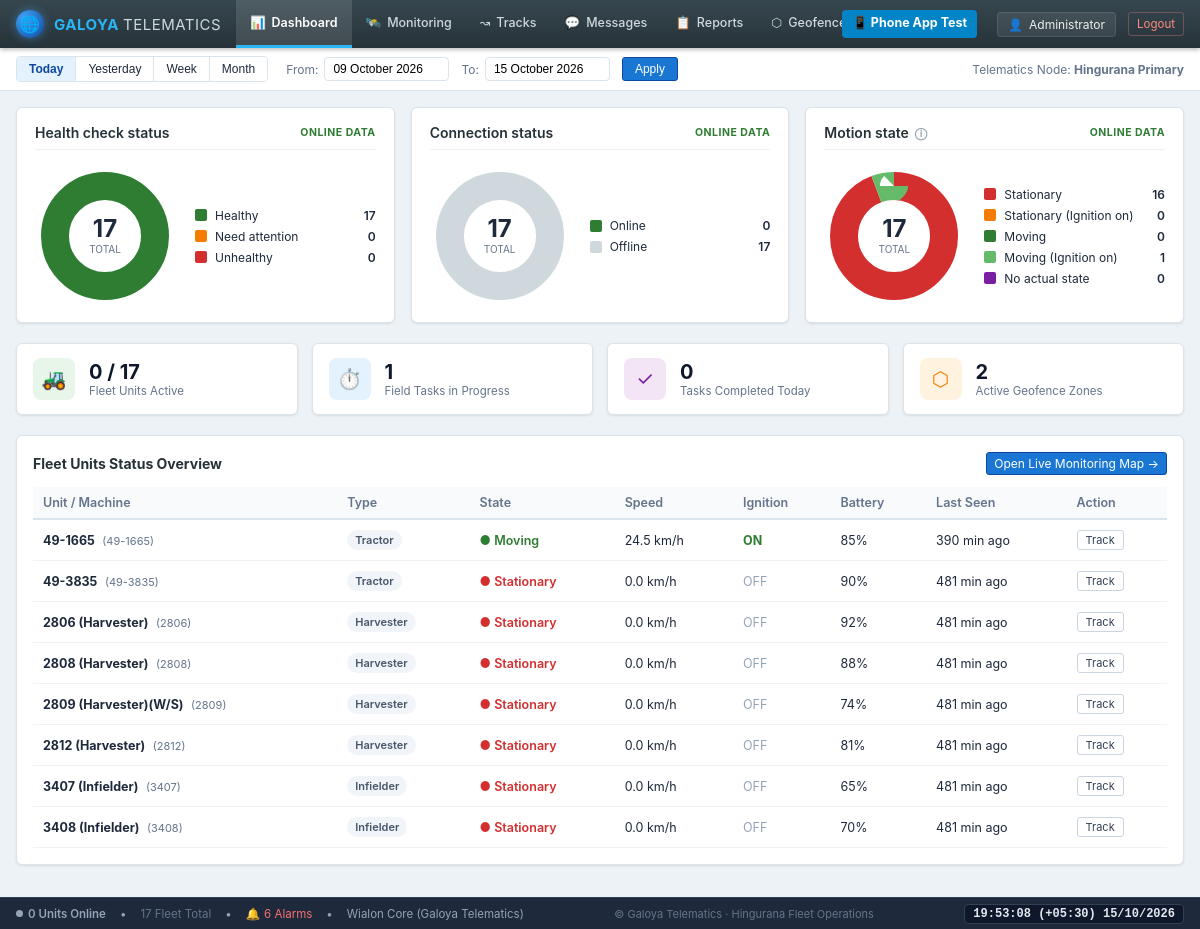
The page /backend/admin/dashboard.php (signed in) on the database its author committed.
### tables this page shows
CREATE TABLE IF NOT EXISTS `users` (
  `id` int(11) NOT NULL AUTO_INCREMENT,
  `name` varchar(120) NOT NULL,
  `code` varchar(50) DEFAULT NULL,
  `unit_type` enum('staff','tractor','harvester','infielder','vehicle','excavator') NOT NULL DEFAULT 'staff',
  `operation_mode` enum('light','standard','custom') NOT NULL DEFAULT 'standard',
  `phone` varchar(30) NOT NULL,
  `password_hash` varchar(255) NOT NULL,
  `role` enum('admin','staff') NOT NULL DEFAULT 'staff',
  `active` tinyint(1) NOT NULL DEFAULT 1,
  `on_duty` tinyint(1) NOT NULL DEFAULT 0,
  `last_lat` decimal(10,7) DEFAULT NULL,
  `last_lng` decimal(10,7) DEFAULT NULL,
  `last_battery` tinyint(4) DEFAULT NULL,
  `speed` float NOT NULL DEFAULT 0,
  `ignition` tinyint(1) NOT NULL DEFAULT 0,
  `motion_state` enum('moving','stationary','idle','offline') NOT NULL DEFAULT 'offline',
  `sos_active` tinyint(1) NOT NULL DEFAULT 0,
  `last_seen` datetime DEFAULT NULL,
  `created_at` datetime NOT NULL DEFAULT current_timestamp(),
  `device_type` varchar(100) NOT NULL DEFAULT 'Teltonika FMB125',
  `server_address` varchar(150) NOT NULL DEFAULT 'nl.gpsgsm.org:21448',
  `unique_id` varchar(100) DEFAULT NULL,
  `icon_key` varchar(50) NOT NULL DEFAULT 'tractor_blue',
  `mileage_val` float NOT NULL DEFAULT 0,
  `engine_hours_val` float NOT NULL DEFAULT 0,
  `gprs_traffic_val` int(11) NOT NULL DEFAULT 0,
  `consumption_rate` float NOT NULL DEFAULT 10,
  `speed_limit` int(11) NOT NULL DEFAULT 60,
  `sensors_json` longtext DEFAULT NULL,
  `properties_json` longtext DEFAULT NULL,
  PRIMARY KEY (`id`),
  UNIQUE KEY `phone` (`phone`)
);

### backend/admin/dashboard.php (the view, shortened to what the rows shown need)
<?php
require __DIR__ . '/_common.php';
$all_units = q("SELECT id, name, code, unit_type, motion_state, speed, ignition, last_battery, last_lat, last_seen,
                TIMESTAMPDIFF(MINUTE, last_seen, NOW()) mins_ago
                FROM users WHERE role='staff' AND active=1")->fetchAll();
layout_start('Dashboard', 'dashboard.php');
?>
<div class="w-dashboard">
  <div class="w-card">
    <table class="w-table">
      <thead>
        <tr>
          <th>Unit / Machine</th>
          <th>Type</th>
          <th>State</th>
          <th>Speed</th>
          <th>Ignition</th>
          <th>Battery</th>
          <th>Last Seen</th>
          <th>Action</th>
        </tr>
      </thead>
      <tbody>
        <?php foreach (array_slice($all_units, 0, 8) as $u): ?>
          <tr>
            <td>
              <strong><?= h($u['name']) ?></strong>
              <?php if (!empty($u['code'])): ?>
                <span style="color:#64748b;font-size:11px;margin-left:4px">(<?= h($u['code']) ?>)</span>
              <?php endif; ?>
            </td>
            <td><span class="w-badge" style="background:#f1f5f9;color:#475569"><?= ucfirst(h($u['unit_type'])) ?></span></td>
            <td>
              <?php if ($u['motion_state'] === 'moving'): ?>
                <span style="color:#2e7d32;font-weight:600">● Moving</span>
              <?php elseif ($u['motion_state'] === 'stationary'): ?>
                <span style="color:#d32f2f;font-weight:600">● Stationary</span>
              <?php elseif ($u['motion_state'] === 'idle'): ?>
                <span style="color:#f57c00;font-weight:600">● Idle (Engine on)</span>
              <?php else: ?>
                <span style="color:#94a3b8">● Offline</span>
              <?php endif; ?>
            </td>
            <td><?= number_format((float)$u['speed'], 1) ?> km/h</td>
            <td>
              <?php if ($u['ignition']): ?>
                <span style="color:#2e7d32;font-weight:bold">ON</span>
              <?php else: ?>
                <span style="color:#94a3b8">OFF</span>
              <?php endif; ?>
            </td>
            <td><?= $u['last_battery'] !== null ? $u['last_battery'] . '%' : '–' ?></td>
            <td><?= $u['mins_ago'] === null ? 'Never' : ((int)$u['mins_ago'] < 1 ? 'Just now' : (int)$u['mins_ago'] . ' min ago') ?></td>
            <td>
              <a href="history.php?user=<?= $u['id'] ?>" class="w-icon-btn" style="padding:2px 8px;font-size:11px">Track</a>
            </td>
          </tr>
        <?php endforeach; ?>
      </tbody>
    </table>
  </div>
</div>
<?php layout_end(); ?>

### backend/admin/_common.php (shortened to what the rows shown need)
<?php
require_once __DIR__ . '/../bootstrap.php';
function admin(): ?array {
    return q("SELECT * FROM users WHERE id=? AND role='admin' AND active=1", [$_SESSION['admin_id']])->fetch() ?: null;
}
function require_admin(): array {
    $a = admin();
    return $a;
}
function layout_start(string $title, string $active, bool $map = false): void {
    $a = require_admin();
    ?><!doctype html>
<html lang="en">
<head>
  <link rel="stylesheet" href="assets/style.css">
</head>
<body>
  <header class="w-topbar">
    <div class="w-user">
      <div class="user-badge">
        <span>👤</span>
        <span><?= h($a['name'] ?? 'galoyap.admin') ?></span>
      </div>
    </div>
  </header>
  <main class="w-content">
<?php
}
function layout_end(): void {
    ?>
  </main>
</body>
</html>
<?php
}

### rows shown on the page
users: name "Administrator"
users: name "49-1665", code "49-1665", unit_type "Tractor", motion_state "● Moving", speed "24.5", ignition "ON", last_battery "85", mins_ago "390"
users: name "49-3835", code "49-3835", unit_type "Tractor", motion_state "● Stationary", speed "0.0", ignition "OFF", last_battery "90", mins_ago "481"
users: name "2806 (Harvester)", code "2806", unit_type "Harvester", motion_state "● Stationary", speed "0.0", ignition "OFF", last_battery "92", mins_ago "481"
users: name "2808 (Harvester)", code "2808", unit_type "Harvester", motion_state "● Stationary", speed "0.0", ignition "OFF", last_battery "88", mins_ago "481"
users: name "2809 (Harvester)(W/S)", code "2809", unit_type "Harvester", motion_state "● Stationary", speed "0.0", ignition "OFF", last_battery "74", mins_ago "481"
users: name "2812 (Harvester)", code "2812", unit_type "Harvester", motion_state "● Stationary", speed "0.0", ignition "OFF", last_battery "81", mins_ago "481"
users: name "3407 (Infielder)", code "3407", unit_type "Infielder", motion_state "● Stationary", speed "0.0", ignition "OFF", last_battery "65", mins_ago "481"
users: name "3408 (Infielder)", code "3408", unit_type "Infielder", motion_state "● Stationary", speed "0.0", ignition "OFF", last_battery "70", mins_ago "481"

### other values the page prints
$icon "📊"
$label "Dashboard"
$icon "🛰️"
$label "Monitoring"
$icon "↝"
$label "Tracks"
$icon "💬"
$label "Messages"
$icon "📋"
$label "Reports"
$icon "⬡"
$total_units "17"
$healthy "17"
$need_attention "0"
$unhealthy "0"
